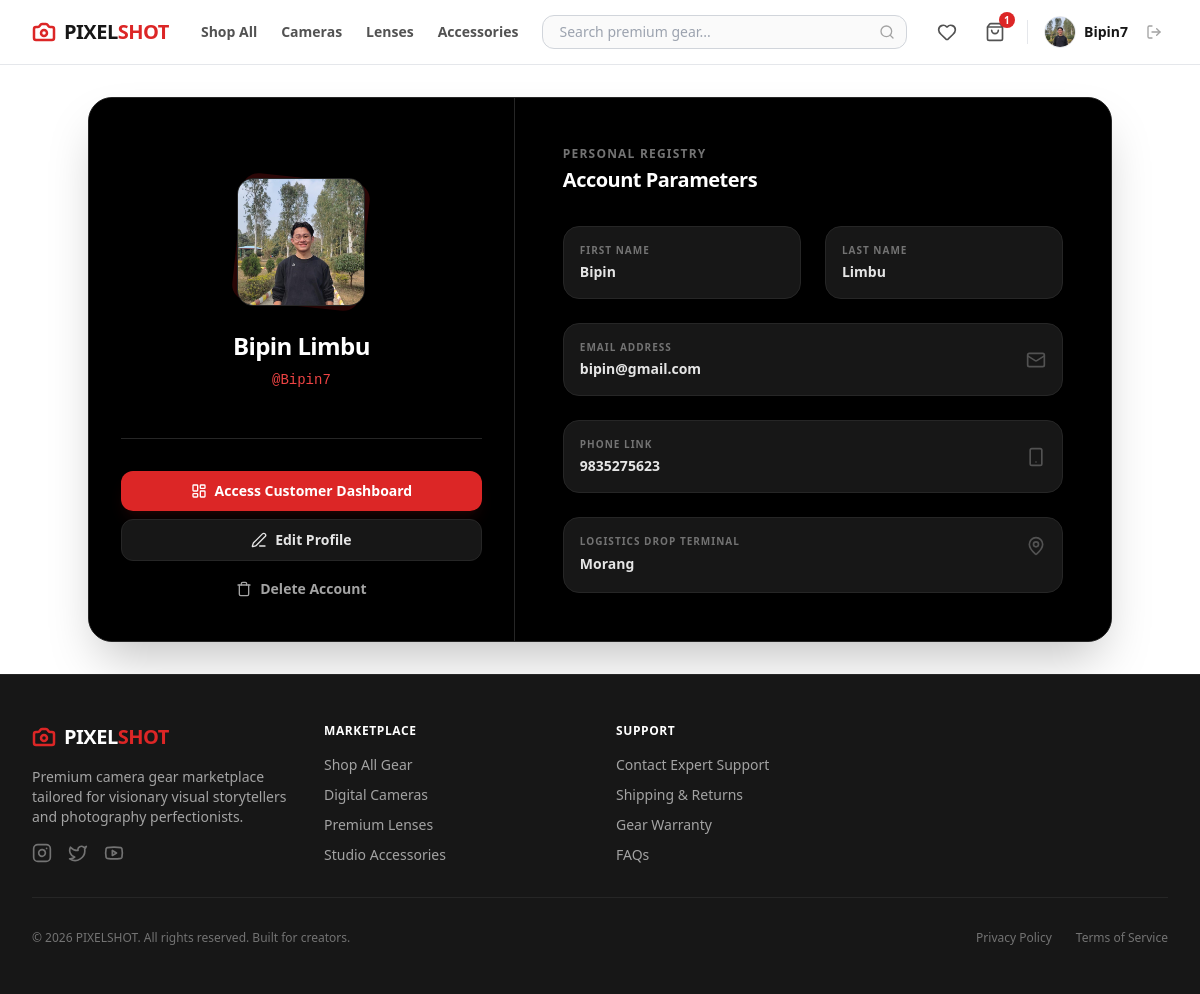
Page /profile/ (signed in) on the committed database.
### ps_app/models.py (models this page shows, shortened)
class User(AbstractUser):
    phone = models.CharField(max_length=20, blank=True)
    address = models.TextField(blank=True)
    profile_picture = models.ImageField(upload_to='images/user/', blank=True, null=True)

### ps_app/views/profile_view.py (the view)
# urls.py: path('profile/', profile_view, name='profile'),
@login_required
def profile_view(request):
    return render(request, 'main/profile_page.html')

### ps_app/templates/main/profile_page.html (shortened to what this page needs)
<!DOCTYPE html>
<html lang="en">
<head>
    {% load static %}
    <link href="{% static 'css/styles.css' %}" rel="stylesheet" />
</head>
<body class="bg-white font-sans min-h-screen flex flex-col text-neutral-900">
    {% include 'components/_navbar.html' %}
    <main class="flex-grow flex items-center justify-center p-4 sm:p-6 lg:p-8">
        <div class="w-full max-w-5xl bg-black border border-neutral-800 rounded-3xl overflow-hidden shadow-2xl grid grid-cols-1 lg:grid-cols-12">
            <div class="lg:col-span-5 bg-black p-8 flex flex-col items-center justify-between text-center border-b lg:border-b-0 lg:border-r border-neutral-800">
                <div class="w-full space-y-6 my-auto">
                    <div class="relative w-32 h-32 mx-auto">
                        <div class="relative w-32 h-32 rounded-2xl bg-neutral-900 border border-neutral-800 overflow-hidden flex items-center justify-center text-neutral-500 shadow-xl">
                            {% if user.profile_picture %}
                                <img src="{{ user.profile_picture.url }}" alt="{{ user.username }}" class="w-full h-full object-cover">
                            {% else %}
                                <i data-lucide="user" class="w-12 h-12 text-neutral-500"></i>
                            {% endif %}
                        </div>
                    </div>
                    <div class="space-y-2">
                        <h1 class="text-2xl font-black tracking-tight text-white">
                            {% if user.first_name or user.last_name %}
                                {{ user.first_name }} {{ user.last_name }}
                            {% elif user.is_staff %}
                                Administrator
                            {% else %}
                                Anonymous User
                            {% endif %}
                        </h1>
                        <p class="text-sm font-mono text-red-500">@{{ user.username|default:"dummy_creator" }}</p>
                    </div>
                </div>
                <div class="w-full space-y-2 pt-8 border-t border-neutral-800">
                    {% if user.is_staff %}
                        <a href="/dashboard/admin/" class="w-full bg-red-600 hover:bg-red-700 text-white font-bold py-2.5 px-4 rounded-xl transition-all flex items-center justify-center gap-2 text-sm shadow-lg shadow-red-600/10">
                            <i data-lucide="layout-dashboard" class="w-4 h-4"></i>
                            Access Admin Dashboard
                        </a>
                    {% else %}
                        <a href="/dashboard/" class="w-full bg-red-600 hover:bg-red-700 text-white font-bold py-2.5 px-4 rounded-xl transition-all flex items-center justify-center gap-2 text-sm shadow-lg shadow-red-600/10">
                            <i data-lucide="layout-dashboard" class="w-4 h-4"></i>
                            Access Customer Dashboard
                        </a>
                    {% endif %}
                    <a href="/profile/edit/" class="w-full bg-neutral-900 hover:bg-neutral-800 text-neutral-200 font-bold py-2.5 px-4 rounded-xl transition-all flex items-center justify-center gap-2 text-sm border border-neutral-800">
                        <i data-lucide="edit-3" class="w-4 h-4"></i>
                        Edit Profile
                    </a>
                    {% if not user.is_staff %}
                        <a href="/profile/delete/{{ user.id }}/" class="w-full bg-transparent hover:bg-red-600/10 text-neutral-400 hover:text-red-400 font-bold py-2.5 px-4 rounded-xl transition-all flex items-center justify-center gap-2 text-sm">
                            <i data-lucide="trash" class="w-4 h-4"></i>
                            Delete Account
                        </a>
                    {% endif %}
                </div>
            </div>
            <div class="lg:col-span-7 bg-black p-8 lg:p-12 flex flex-col justify-center space-y-8">
                <div>
                    <h2 class="text-xs font-bold uppercase tracking-widest text-neutral-500 mb-1">Personal Registry</h2>
                    <p class="text-xl font-extrabold text-white tracking-tight">Account Parameters</p>
                </div>
                <div class="grid grid-cols-1 sm:grid-cols-2 gap-6">
                    <div class="bg-neutral-900 border border-neutral-800 p-4 rounded-2xl">
                        <span class="text-[10px] font-bold uppercase tracking-widest text-neutral-500 block mb-1">First Name</span>
                        <p class="text-sm font-semibold text-neutral-200">{{ user.first_name|default:"—" }}</p>
                    </div>
                    <div class="bg-neutral-900 border border-neutral-800 p-4 rounded-2xl">
                        <span class="text-[10px] font-bold uppercase tracking-widest text-neutral-500 block mb-1">Last Name</span>
                        <p class="text-sm font-semibold text-neutral-200">{{ user.last_name|default:"—" }}</p>
                    </div>
                    <div class="sm:col-span-2 bg-neutral-900 border border-neutral-800 p-4 rounded-2xl flex items-center justify-between gap-4">
                        <div class="truncate">
                            <span class="text-[10px] font-bold uppercase tracking-widest text-neutral-500 block mb-1">Email Address</span>
                            <p class="text-sm font-semibold text-neutral-200 truncate">{{ user.email|default:"creator@pixelshot.com" }}</p>
                        </div>
                        <i data-lucide="mail" class="w-5 h-5 text-neutral-600 shrink-0"></i>
                    </div>
                    <div class="sm:col-span-2 bg-neutral-900 border border-neutral-800 p-4 rounded-2xl flex items-center justify-between gap-4">
                        <div>
                            <span class="text-[10px] font-bold uppercase tracking-widest text-neutral-500 block mb-1">Phone Link</span>
                            <p class="text-sm font-semibold text-neutral-200">{{ user.phone|default:"No hardware link configured" }}</p>
                        </div>
                        <i data-lucide="smartphone" class="w-5 h-5 text-neutral-600 shrink-0"></i>
                    </div>
                    <div class="sm:col-span-2 bg-neutral-900 border border-neutral-800 p-4 rounded-2xl flex items-start justify-between gap-4">
                        <div>
                            <span class="text-[10px] font-bold uppercase tracking-widest text-neutral-500 block mb-1">Logistics Drop Terminal</span>
                            <p class="text-sm font-semibold text-neutral-200 whitespace-pre-line leading-relaxed">{{ user.address|default:"No shipping coordinates active" }}</p>
                        </div>
                        <i data-lucide="map-pin" class="w-5 h-5 text-neutral-600 shrink-0 mt-0.5"></i>
                    </div>
                </div>
            </div>
        </div>
    </main>
    {% include 'components/_footer.html' %}
</body>
</html>

### ps_app/templates/components/_navbar.html (shortened to what this page needs)
<nav class="bg-white border-b border-gray-200 sticky top-0 z-50 font-sans text-neutral-900">
    <div class="max-w-7xl mx-auto px-4 sm:px-6 lg:px-8">
        <div class="flex justify-between h-16 items-center">
            <div class="flex items-center gap-8">
                <a href="/" class="flex items-center gap-2 text-xl font-black tracking-tight shrink-0">
                    <i data-lucide="camera" class="w-6 h-6 text-red-600 stroke-[2.5]"></i>
                    <span>PIXEL<span class="text-red-600">SHOT</span></span>
                </a>
                <div class="hidden md:flex items-center gap-6 text-sm font-semibold text-neutral-600">
                    <a href="/products/" class="hover:text-red-600 transition-colors">Shop All</a>
                    <a href="/products/?category=cameras" class="hover:text-red-600 transition-colors">Cameras</a>
                    <a href="/products/?category=lenses" class="hover:text-red-600 transition-colors">Lenses</a>
                    <a href="/products/?category=accessories" class="hover:text-red-600 transition-colors">Accessories</a>
                </div>
            </div>
            <div class="flex-1 max-w-md mx-6 hidden sm:block">
                <form action="/products/" method="GET" class="relative">
                    <input type="text" name="search" placeholder="Search premium gear..."
                        class="w-full bg-neutral-50 border border-gray-300 rounded-xl pl-4 pr-9 py-1.5 text-sm focus:outline-none focus:ring-2 focus:ring-red-600 focus:border-red-600 focus:bg-white transition-all">
                    <button type="submit" class="absolute inset-y-0 right-0 flex items-center pr-3 text-neutral-400 hover:text-red-600">
                        <i data-lucide="search" class="w-4 h-4"></i>
                    </button>
                </form>
            </div>
            <div class="flex items-center gap-4">
                {% if user.is_authenticated and not user.is_staff %}
                    <a href="/wishlist/" class="p-1.5 text-neutral-600 hover:text-red-600 transition-colors relative">
                        <i data-lucide="heart" class="w-5 h-5"></i>
                    </a>
                    <a href="/cart/" class="p-1.5 text-neutral-600 hover:text-red-600 transition-colors relative">
                        <i data-lucide="shopping-bag" class="w-5 h-5"></i>
                        {% if user.is_authenticated and user.cart_items.exists %}
                            <span class="absolute top-0 right-0 w-4 h-4 bg-red-600 text-white text-[10px] font-bold rounded-full flex items-center justify-center transform translate-x-1 -translate-y-1">
                                {{ user.cart_items.count }}
                            </span>
                        {% endif %}
                    </a>
                {% endif %}
                {% if user.is_authenticated %}
                    <div class="flex items-center gap-3">
                        <a href="/profile/" class="flex items-center gap-2 group">
                            {% if user.profile_picture %}
                                <img src="{{ user.profile_picture.url }}" alt="Profile" class="w-8 h-8 rounded-full object-cover border border-gray-200 group-hover:border-red-600 transition-colors">
                            {% else %}
                                <div class="w-8 h-8 rounded-full bg-neutral-100 border border-gray-200 flex items-center justify-center text-neutral-500 group-hover:border-red-600 transition-colors">
                                    <i data-lucide="user" class="w-4 h-4"></i>
                                </div>
                            {% endif %}
                            <span class="text-sm font-semibold hidden lg:block group-hover:text-red-600 transition-colors">{{ user.username }}</span>
                        </a>
                        <form action="/logout/" method="POST" class="inline">
                            <button type="submit" class="p-1.5 text-neutral-400 hover:text-red-600 transition-colors" title="Log Out">
                                <i data-lucide="log-out" class="w-4 h-4"></i>
                            </button>
                        </form>
                    </div>
                {% else %}
                    <div class="flex items-center gap-3 text-sm font-bold">
                        <a href="/login/" class="text-neutral-600 hover:text-black transition-colors px-2 py-1.5">Sign In</a>
                        <a href="/register/" class="bg-neutral-900 text-white px-4 py-2 rounded-xl hover:bg-red-600 transition-all shadow-sm">Register</a>
                    </div>
                {% endif %}
            </div>
        </div>
    </div>
</nav>

### rows in the picture
User: cart_items.count "1", profile_picture (picture), username "Bipin7", first_name "Bipin", last_name "Limbu", email "bipin@gmail.com", phone "9835275623", address "Morang"
